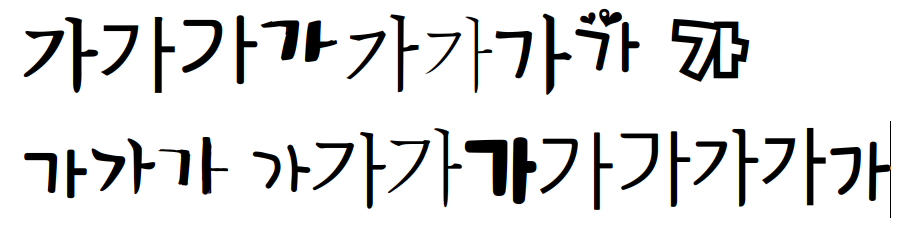
#> input picture tensorflow-hangul-recognition/InputImage/Test.png, 918 x 230 px; its folder holds only this picture in this run
$ python -i outertest.py   (imports and definitions only)
#> lines starting #> are read from the running program, lines starting #| are printed output that depends on the picture; after the words box and inside, x2 and y2 are one past the last pixel; in counts of white or black regions, pixels touching at a corner belong together
#> further down, picture is the input picture: shape (230, 918, 3); mean B, G, R 226.8, 226.8, 226.8
import cv2
import glob
import numpy as np


SPLIT_SIZE = 3
def split(a, n):
    k, m = divmod(len(a), n)
    return (a[i*k + min(i,m):(i+1) * k+min(i+1, m)] for i in range(n))

# [73 lines left out: function get_feature, not called in this run]

def get_feature2(img):
    imgray = cv2.cvtColor(img, cv2.COLOR_BGR2GRAY)
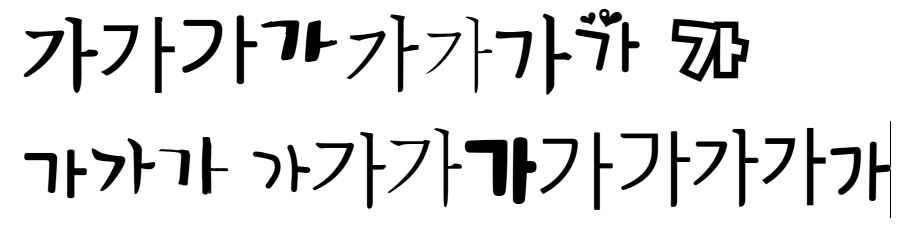
#> imgray: shape (230, 918); min 0, max 255, mean 226.8

    # swap 255 and 0 so that contour can work correctly
    # contour sees an white image in a black background
    ret, thresh = cv2.threshold(imgray, 127, 255, cv2.THRESH_BINARY_INV)
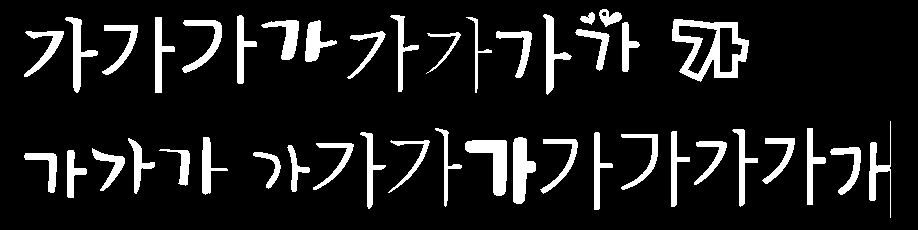
#> thresh: shape (230, 918); 11% white; 43 white regions

    # ignore inner box for chars like 'o'
    contours, hierarchy = cv2.findContours(thresh, cv2.RETR_EXTERNAL,
                                           cv2.CHAIN_APPROX_SIMPLE)
#> contours = 43 contours; largest, box (x1, y1, x2, y2) and area: (672, 19, 749, 82) 3190, (465, 140, 507, 196) 1012, (513, 137, 536, 204) 899, (543, 14, 572, 95) 626, (65, 17, 98, 93) 622


    # get outermost box
    corners = []
    for c in contours:
        x,y,w,h = cv2.boundingRect(c)
        corners.append((x,y,x+w,y+h))
#> this loop made 43 passes
#> (x, y, w, h) on passes 1 to 12: (24, 153, 33, 40), (253, 152, 28, 37), (67, 150, 20, 48), (159, 149, 31, 37), (92, 148, 33, 43), (830, 147, 31, 48), (287, 145, 23, 47), (313, 143, 41, 47), (694, 141, 33, 44), (465, 140, 42, 56), (388, 140, 42, 53), (540, 139, 38, 55)
#> after the loop, corners = 43 items, first 6: (24, 153, 57, 193), (253, 152, 281, 189), (67, 150, 87, 198), (159, 149, 190, 186), (92, 148, 125, 191), (830, 147, 861, 195)
    left_c = min(corners,key=lambda x: x[0])[0]
#> left_c = 24
    top_c = min(corners,key=lambda x: x[1])[1]
#> top_c = 9
    right_c = max(corners,key=lambda x: x[2])[2]
#> right_c = 891
    bottom_c = max(corners,key=lambda x: x[3])[3]
#> bottom_c = 218
    img = cv2.rectangle(img, (left_c,top_c), (right_c,bottom_c), (0,255,0), 1)
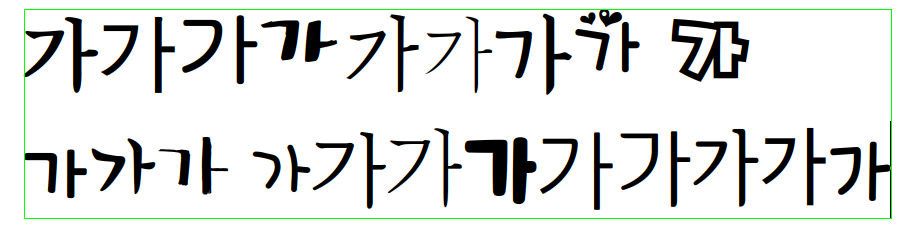
#> img: shape (230, 918, 3); 1.02% of pixels changed, all inside (x1, y1, x2, y2) = (24, 9, 892, 219)
    w = right_c - left_c
#> w = 867
    h = bottom_c - top_c
#> h = 209


    # cv2.imshow("image", img)
    # cv2.waitKey(0)
    # cv2.destroyAllWindows()

    features = []

    for chunk in split(range(top_c, bottom_c), SPLIT_SIZE):
        tmp = 0
        for i in chunk:
            cnt = 0
            for j in range(left_c, left_c + w//2):
                if thresh[i][j] == 0:
                    cnt += 1
                else:
                    break
            tmp += cnt

        features.append(tmp/h)
#> after the loop, features = [21.03, 98.04, 42.6]

    for chunk in split(range(top_c, bottom_c), SPLIT_SIZE):
        tmp = 0
        for i in chunk:
            cnt = 0
            for j in range(right_c, left_c + w//2, -1):
                if thresh[i][j] == 0:
                    cnt += 1
                else:
                    break
            tmp += cnt

        features.append(tmp/h)
#> after the loop, features = [21.03, 98.04, 42.6, 57.09, 77.99, 0.34]

    for chunk in split(range(left_c, right_c), SPLIT_SIZE):
        tmp = 0
        for j in chunk:
            cnt = 0
            for i in range(top_c, top_c + h//2):
                if thresh[i][j] == 0:
                    cnt += 1
                else:
                    break
            tmp += cnt

        features.append(tmp/w)
#> after the loop, features = [21.03, 98.04, 42.6, 57.09, 77.99, 0.34, 11.74, 12.05, 22.78]

    for chunk in split(range(left_c, right_c), SPLIT_SIZE):
        tmp = 0
        for j in chunk:
            cnt = 0
            for i in range(bottom_c, top_c + h//2, -1):
                if thresh[i][j] == 0:
                    cnt += 1
                else:
                    break
            tmp += cnt
        features.append(tmp/w)
#> after the loop, features = [21.03, 98.04, 42.6, 57.09, 77.99, 0.34, 11.74, 12.05, 22.78, 20.15, 17.74, 18.75]


    return np.array(features)

# [37 lines left out: function main, not called in this run]

>>> import cv2
>>> picture = cv2.imread('InputImage/Test.png')
>>> result = get_feature2(picture)
#> result has the same summary as features in get_feature2
